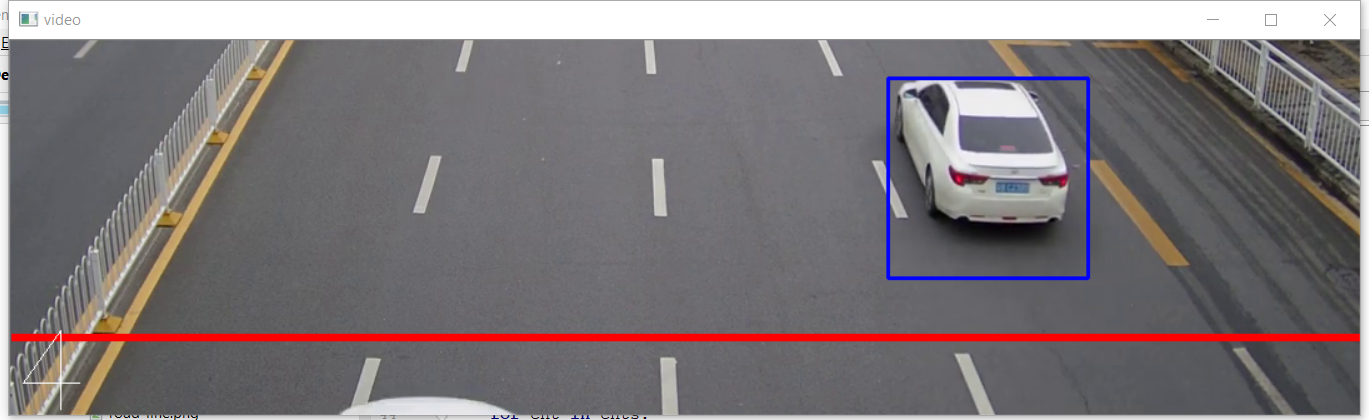
#> input picture car count.png, 1369 x 420 px, given in place of video2.mp4, which was not available
$ python counting_car.py   (older library calls are emulated)
#> lines starting #> are read from the running program, lines starting #| are printed output that depends on the picture; after the words box and inside, x2 and y2 are one past the last pixel; in counts of white or black regions, pixels touching at a corner belong together; pictures that were not available may be replaced by others from this repository, and a replacement may not be noted
import cv2
import numpy as np

class Kordinat:
    def __init__(self,x,y):
#> called with x = 1, y = 425
        self.x=x
        self.y=y

class Sensor:
    def __init__(self,kordinat1,kordinat2,frame_weight,frame_lenght):
#> called with frame_weight = 500, frame_lenght = 1080
        self.kordinat1=kordinat1
        self.kordinat2=kordinat2
        self.frame_weight=frame_weight
        self.frame_lenght =frame_lenght
        self.mask=np.zeros((frame_weight,frame_lenght,1),np.uint8)*abs(self.kordinat2.y-self.kordinat1.y)
        self.full_mask_area=abs(self.kordinat2.x-self.kordinat1.x)
        cv2.rectangle(self.mask,(self.kordinat1.x,self.kordinat1.y),(self.kordinat2.x,self.kordinat2.y),(255),thickness=cv2.FILLED)
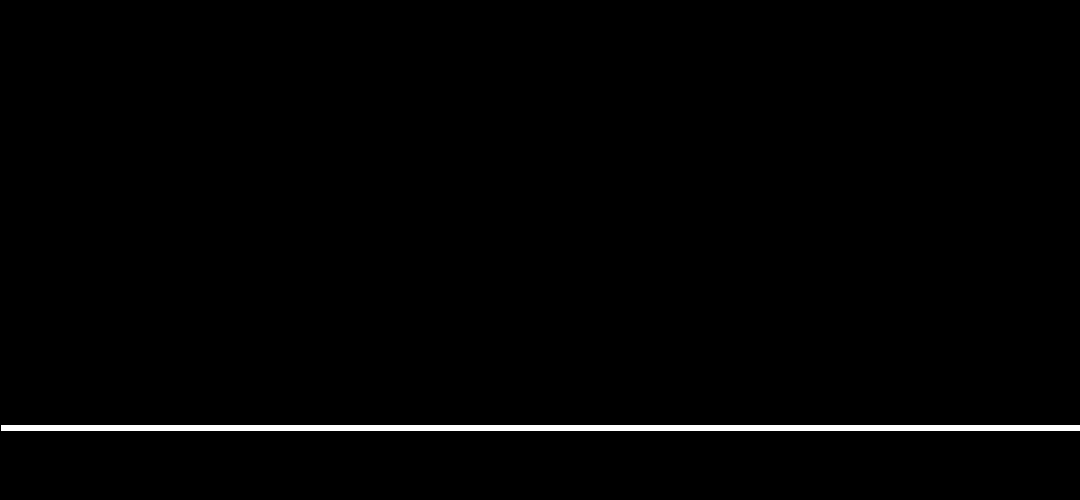
#> self.mask: shape (500, 1080, 1); 1.2% white; 1 white region, box (x1, y1, x2, y2) and area: (1, 425, 1080, 431) 6474
        self.stuation=False
        self.car_number_detected=0


Sensor1 = Sensor(Kordinat(1, 425), Kordinat(1080, 430), 500, 1080)
video=cv2.VideoCapture("video2.mp4")
fgbg=cv2.createBackgroundSubtractorMOG2()
#fgbg=cv2.createBackgroundSubtractorMOG2()
kernel=np.ones((5,5),np.uint8)
font=cv2.FONT_HERSHEY_TRIPLEX
while (1):
    ret,frame=video.read()
#> frame is the input picture: shape (420, 1369, 3); mean B, G, R 122.3, 119.4, 125.7
    # resize frame
    cut_image=frame[100:600,100:1180]
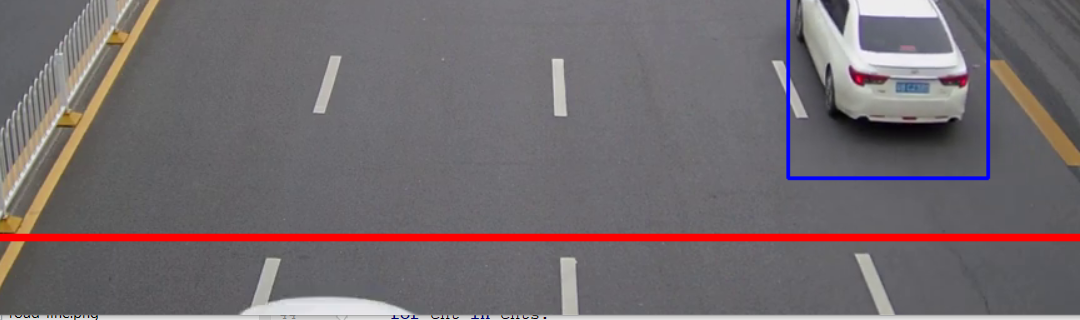
#> cut_image: shape (320, 1080, 3); mean B, G, R 110, 106.2, 114.4
    # make morphology for frame
    deleted_background=fgbg.apply(cut_image)
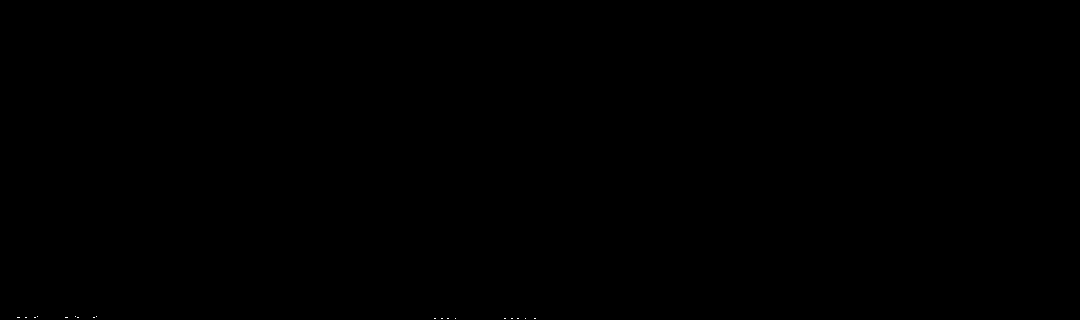
#> deleted_background: shape (320, 1080); values 127 (black) and 255 (white), 0.01% white in thin lines or dots, all inside (x1, y1, x2, y2) = (17, 316, 536, 319)
    opening_image=cv2.morphologyEx(deleted_background,cv2.MORPH_OPEN,kernel)
#> opening_image: shape (320, 1080); every value is 127
    ret,opening_image=cv2.threshold(opening_image,125,255,cv2.THRESH_BINARY)
#> opening_image: shape (320, 1080); every value is 255

    # detect moving anything
    _, cnts,_=cv2.findContours(opening_image,cv2.RETR_TREE,cv2.CHAIN_APPROX_NONE)
#> cnts = 1 contour; box (x1, y1, x2, y2) and area: (0, 0, 1080, 320) 344201
    result=cut_image.copy()

    zeros_image=np.zeros((cut_image.shape[0],cut_image.shape[1],1),np.uint8)

    # detect moving anything with loop
    for cnt in cnts:
        x,y,w,h=cv2.boundingRect(cnt)
        if (w>100 and h>100 ):
            cv2.rectangle(result,(x,y),(x+w,y+h),(255,0,0),thickness=2)
            cv2.rectangle(zeros_image,(x,y),(x+w,y+h),(255),thickness=cv2.FILLED)
#> this loop made 1 pass
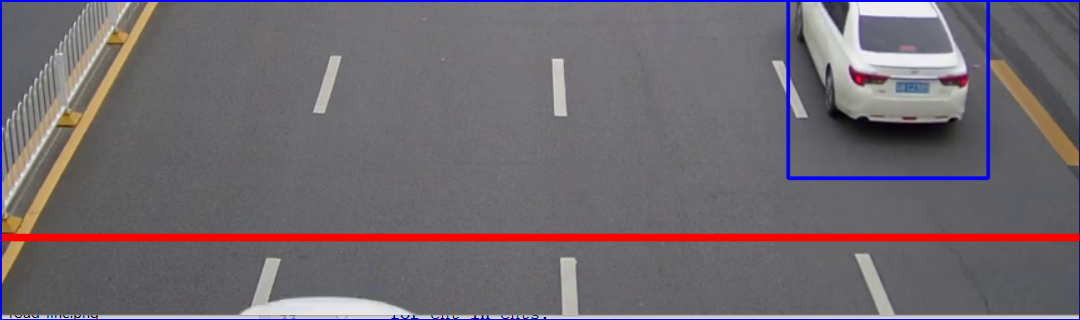
#> result: shape (320, 1080, 3); 1.21% of pixels changed, all inside (x1, y1, x2, y2) = (0, 0, 1080, 320)

    # detect whether there is car via bitwise_and
    mask1=np.zeros((zeros_image.shape[0],zeros_image.shape[1],1),np.uint8)
#> (the run stopped early here; a loop or call above may not have finished)
